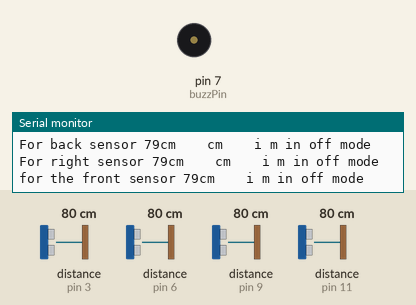
The sketch below on a simulated Arduino Uno, built with avr-gcc and run on an emulated ATmega328P. Parts: buzzer (waves = sounding), the last lines printed to the serial monitor. Wiring (inferred from the names in the program): 4 × ultrasonic range finder: trigger pin 4, echo pin 3 / trigger pin 5, echo pin 6 / trigger pin 8, echo pin 9 / trigger pin 12, echo pin 11. The test bench sets the inputs (shaded band); at power-on: distance to the obstacle (sensors on pin 6, pin 11, pin 3, pin 9) 80 cm. The echo pulse lasts 58.3 µs per cm.

Above: at 5.8 s.
5.9 s: distance to the obstacle (sensor on pin 6) set to 69 cm
At 7.3 s:
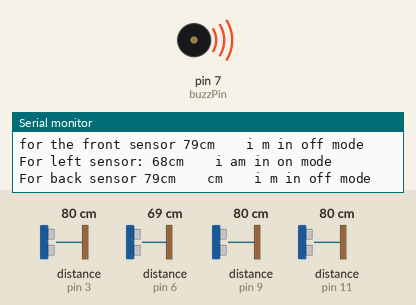
17.5 s: distance to the obstacle (sensor on pin 11) set to 75 cm
23.5 s: distance to the obstacle (sensor on pin 11) set to 68 cm
48.6 s: distance to the obstacle (sensor on pin 6) set to 120 cm
Timing chart, 0 to 59.8 s (numbered marks = the images above; inputs shaded):
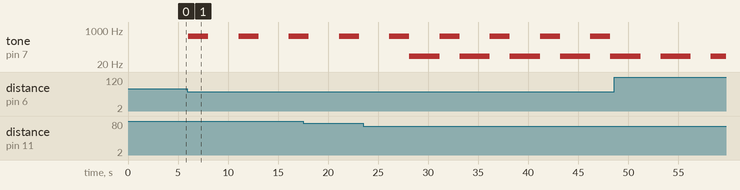

Measured:
- the behaviour switches between 72 and 71 cm on distance to the obstacle (sensor on pin 6) (found by bisection; images 0 and 1)
- after the input at 5.9 s, tone on pin 7 (buzzPin): alternates 500 Hz for 2.0 s and silent for 3.0 s, starting after 0.13 s

The sketch:

edited.ino
```cpp
int trigPin1 = 4;
int echoPin1 = 3;

int trigPin2 = 5;
int echoPin2 = 6;


int trigPin3 = 8;
int echoPin3 = 9;

int trigPin4 = 12;
int echoPin4 = 11;

int const buzzPin = 7; // Connect buzzer pin to 7


void setup() {
  Serial.begin (9600);
  pinMode(trigPin1, OUTPUT);
  pinMode(echoPin1, INPUT);

  pinMode(trigPin2, OUTPUT);
  pinMode(echoPin2, INPUT);


  pinMode(trigPin3, OUTPUT);
  pinMode(echoPin3, INPUT);

  pinMode(trigPin4, OUTPUT);
  pinMode(echoPin4, INPUT);

  pinMode(buzzPin, OUTPUT);

}

void firstsensor(){ // This function is for first sensor.
  int duration1, distance1;
  digitalWrite (trigPin1, HIGH);
  delayMicroseconds (10);
  digitalWrite (trigPin1, LOW);
  duration1 = pulseIn (echoPin1, HIGH);
  distance1 = (duration1/2) / 29.1;

     Serial.print("for the front sensor ");
      Serial.print(distance1);
      Serial.print("cm    ");
 // if distance less than 0.5 meter and more than 0 (0 or less means over range)
    if (distance1 <= 70 ) {
      // Buzz
      Serial.println("i am in on mode");
      //digitalWrite(buzzPin, HIGH);
      //tone(buzzPin,100);
      delay(1000);
     // digitalWrite(buzzPin, LOW);
      //delay(1000);

    } else {
      // Don't buzz
      Serial.println("i m in off mode");
      //digitalWrite(buzzPin, HIGH);
      //noTone(buzzPin);
      delay(1000);

    }


}
void secondsensor(){ // This function is for second sensor.
    int duration2, distance2;
    digitalWrite (trigPin2, HIGH);
    delayMicroseconds (10);
    digitalWrite (trigPin2, LOW);
    duration2 = pulseIn (echoPin2, HIGH);
    distance2 = (duration2/2) / 29.1;

      Serial.print("For left sensor: ");
      Serial.print(distance2);
      Serial.print("cm    ");
 // if distance less than 0.5 meter and more than 0 (0 or less means over range)
    if (distance2 <= 70 ) {
      // Buzz
      Serial.println("i am in on mode");
      digitalWrite(buzzPin, HIGH);
      tone(buzzPin,500);
      delay(1000);
     // digitalWrite(buzzPin, LOW);
      //delay(1000);

    } else {
      // Don't buzz
      Serial.println("i m in off mode");
      digitalWrite(buzzPin, HIGH);
      noTone(buzzPin);
      delay(1000);

    }
}

void thirdsensor(){ // This function is for second sensor.
    int duration3, distance3;
    digitalWrite (trigPin3, HIGH);
    delayMicroseconds (10);
    digitalWrite (trigPin3, LOW);
    duration3 = pulseIn (echoPin3, HIGH);
    distance3 = (duration3/2) / 29.1;

      Serial.print("For back sensor ");
      Serial.print(distance3);
      Serial.print("cm    ");
      Serial.print("cm    ");
 // if distance less than 0.5 meter and more than 0 (0 or less means over range)
    if (distance3 <= 70 ) {
      // Buzz
      Serial.println("i am in on mode");
      //digitalWrite(buzzPin, HIGH);
      //tone(buzzPin,100);
      delay(1000);
     // digitalWrite(buzzPin, LOW);
      //delay(1000);

    } else {
      // Don't buzz
      Serial.println("i m in off mode");
      //digitalWrite(buzzPin, HIGH);
      //noTone(buzzPin);
      delay(1000);

    }


}

void fourthsensor(){ // This function is for second sensor.
    int duration4, distance4;
    digitalWrite (trigPin4, HIGH);
    delayMicroseconds (10);
    digitalWrite (trigPin4, LOW);
    duration4 = pulseIn (echoPin4, HIGH);
    distance4 = (duration4/2) / 29.1;

      Serial.print("For right sensor ");
      Serial.print(distance4);
      Serial.print("cm    ");
     Serial.print("cm    ");
 // if distance less than 0.5 meter and more than 0 (0 or less means over range)
    if (distance4 <= 70 ) {
      // Buzz
      Serial.println("i am in on mode");
      digitalWrite(buzzPin, HIGH);
      tone(buzzPin,50);
      delay(1000);
     // digitalWrite(buzzPin, LOW);
      //delay(1000);

    } else {
      // Don't buzz
      Serial.println("i m in off mode");
      digitalWrite(buzzPin, HIGH);
      noTone(buzzPin);
      delay(1000);

    }
}
void loop() {
Serial.println("\n");
Serial.println("\n");
Serial.println("\n");
Serial.println("\n");
firstsensor();
secondsensor();
thirdsensor();
fourthsensor();
delay(1000);
}
```
